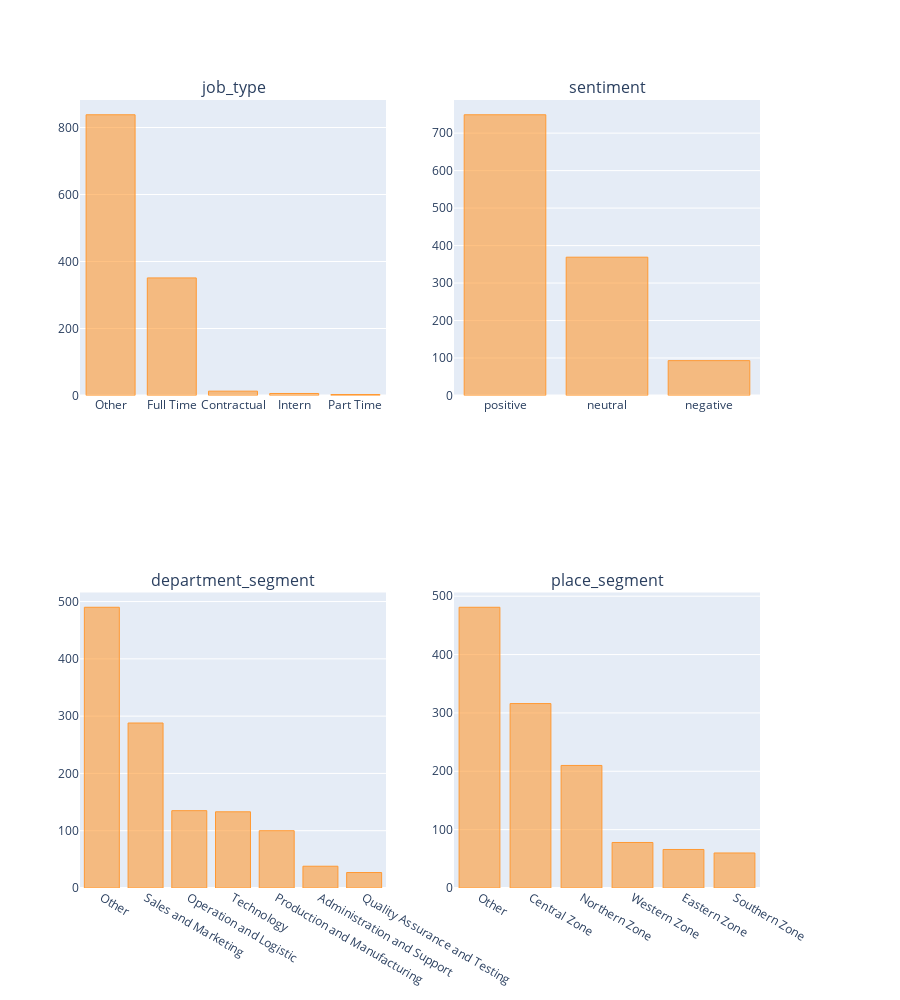

Here is the notebook cell this chart was saved with:
### Markdown cell above
## Exploratory Data Analysis

### Code cell
# Get categorical variables
cat_vars = df_clean_review.select_dtypes(include='object').columns.tolist()

# Determine subplot layout
num_cols = len(cat_vars)
num_rows = (num_cols + 1) // 2

# Create subplot
fig = make_subplots(rows=num_rows, cols=2, subplot_titles=cat_vars)

# Plot count for each categorical variable
for i, var in enumerate(cat_vars):
    top_values = df_clean_review[var].value_counts().index
    filtered_df = df_clean_review[df_clean_review[var].isin(top_values)]
    count_fig = go.Figure(filtered_df[var].value_counts().iplot(kind='bar', asFigure=True))
    fig.add_trace(count_fig.data[0], row=(i // 2) + 1, col=(i % 2) + 1)

# Adjust layout
fig.update_layout(height=5*num_rows*100, showlegend=False)

# Display the plot
iplot(fig)

### Figure 1 — Plotly figure (JSON) as saved in the notebook; plotly's stock layout.template omitted (floating-point values rounded to 4 significant figures)
{"data": [{"marker": {"color": "rgba(255, 153, 51, 0.6)", "line": {"color": "rgba(255, 153, 51, 1.0)", "width": 1}}, "name": "job_type", "orientation": "v", "text": "", "type": "bar", "x": ["Other", "Full Time", "Contractual", "Intern", "Part Time"], "xaxis": "x", "y": [838, 351, 13, 6, 3], "yaxis": "y"}, {"marker": {"color": "rgba(255, 153, 51, 0.6)", "line": {"color": "rgba(255, 153, 51, 1.0)", "width": 1}}, "name": "sentiment", "orientation": "v", "text": "", "type": "bar", "x": ["positive", "neutral", "negative"], "xaxis": "x2", "y": [749, 369, 93], "yaxis": "y2"}, {"marker": {"color": "rgba(255, 153, 51, 0.6)", "line": {"color": "rgba(255, 153, 51, 1.0)", "width": 1}}, "name": "department_segment", "orientation": "v", "text": "", "type": "bar", "x": ["Other", "Sales and Marketing", "Operation and Logistic", "Technology", "Production and Manufacturing", "Administration and Support", "Quality Assurance and Testing"], "xaxis": "x3", "y": [490, 288, 135, 133, 100, 38, 27], "yaxis": "y3"}, {"marker": {"color": "rgba(255, 153, 51, 0.6)", "line": {"color": "rgba(255, 153, 51, 1.0)", "width": 1}}, "name": "place_segment", "orientation": "v", "text": "", "type": "bar", "x": ["Other", "Central Zone", "Northern Zone", "Western Zone", "Eastern Zone", "Southern Zone"], "xaxis": "x4", "y": [481, 316, 210, 78, 66, 60], "yaxis": "y4"}], "layout": {"annotations": [{"font": {"size": 16}, "showarrow": false, "text": "job_type", "x": 0.225, "xanchor": "center", "xref": "paper", "y": 1, "yanchor": "bottom", "yref": "paper"}, {"font": {"size": 16}, "showarrow": false, "text": "sentiment", "x": 0.775, "xanchor": "center", "xref": "paper", "y": 1, "yanchor": "bottom", "yref": "paper"}, {"font": {"size": 16}, "showarrow": false, "text": "department_segment", "x": 0.225, "xanchor": "center", "xref": "paper", "y": 0.375, "yanchor": "bottom", "yref": "paper"}, {"font": {"size": 16}, "showarrow": false, "text": "place_segment", "x": 0.775, "xanchor": "center", "xref": "paper", "y": 0.375, "yanchor": "bottom", "yref": "paper"}], "height": 1000, "showlegend": false, "xaxis": {"anchor": "y", "domain": [0, 0.45]}, "xaxis2": {"anchor": "y2", "domain": [0.55, 1]}, "xaxis3": {"anchor": "y3", "domain": [0, 0.45]}, "xaxis4": {"anchor": "y4", "domain": [0.55, 1]}, "yaxis": {"anchor": "x", "domain": [0.625, 1]}, "yaxis2": {"anchor": "x2", "domain": [0.625, 1]}, "yaxis3": {"anchor": "x3", "domain": [0, 0.375]}, "yaxis4": {"anchor": "x4", "domain": [0, 0.375]}}}
